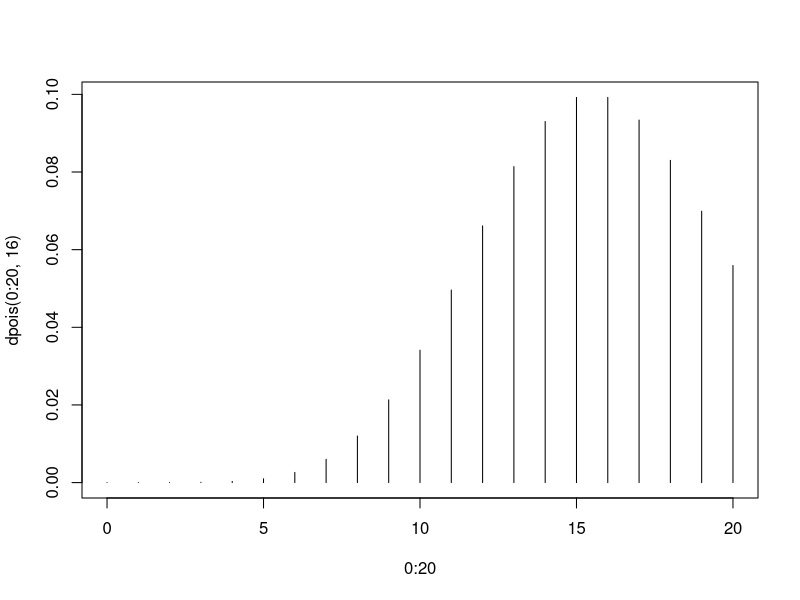
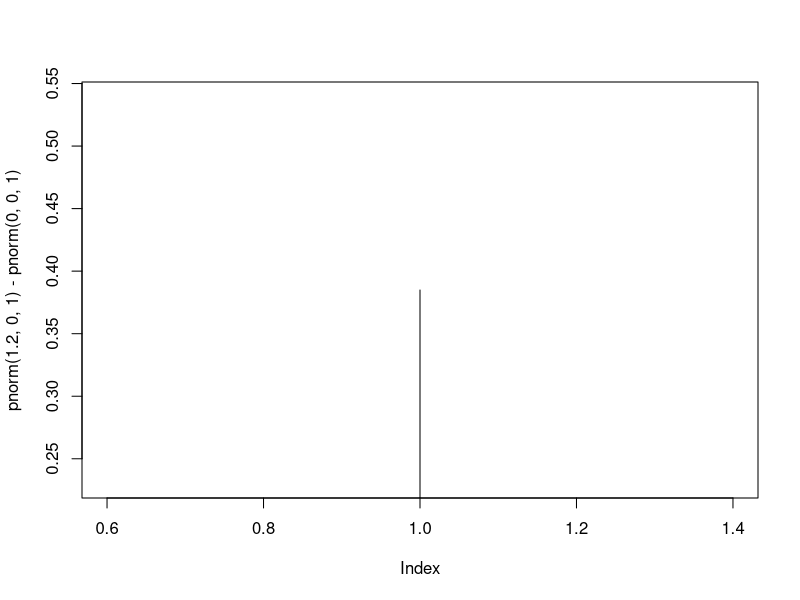
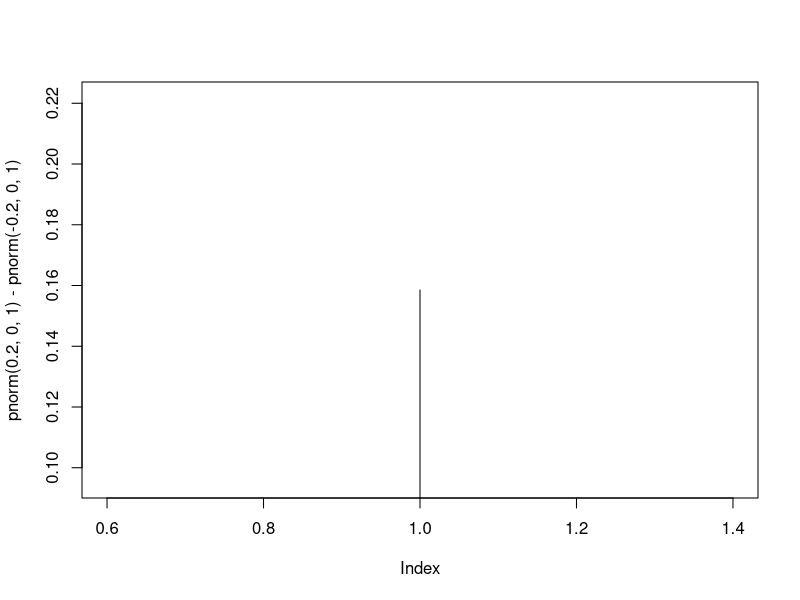

Source code (R) for these figures, in order:
pbinom(3,5,1/3,lower.tail = FALSE)
ppois(20,16)-ppois(13,16)
ppois(3,2, lower.tail = FALSE)
ppois(1,2)
ppois(11,16)
dpois(11,16)
plot(0:20,dpois(0:20,16), type="h")

pnorm(10.17,10,sqrt(0.091))-pnorm(9.82,10,sqrt(0.091))*pnorm(99,100,sqrt(0.041))-pnorm(100,100,sqrt(0.041))
plot(pnorm(1.2,0,1)-pnorm(0,0,1), type="h")
pnorm(0.2,0,1)-pnorm(-0.2,0,1)
plot(pnorm(0.2,0,1)-pnorm(-0.2,0,1), type="h")
?qnorm
qnorm(0.5)
qnorm(0.9,mean=0,sd=1)
?dnorm
?pnorm
teor <- c(9.8,9.7,10.2,10,9.8,10.1,10.2,10.5,9.5,10.2,10)
mean(teor)
var(teor)
?shapiro.test
?qt
